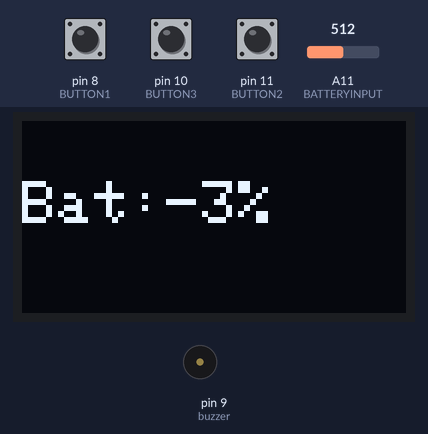
A sketch run on a simulated Arduino Mega 2560, built with avr-gcc and run on an emulated ATmega2560. On the bench: 128×64 one-colour display, buzzer (waves = sounding). The inputs (shaded band) are chosen by the test bench; at power-on: pin 11 (BUTTON2) HIGH, pin 8 (BUTTON1) HIGH, A11 (BATTERYINPUT) = 512, pin 10 (BUTTON3) HIGH. Sleep ends after the set time or at an interrupt.

Above: at 1.2 s.
1.3 s: pin 11 (BUTTON2) pulled LOW for 0.15 s
At 2.8 s:
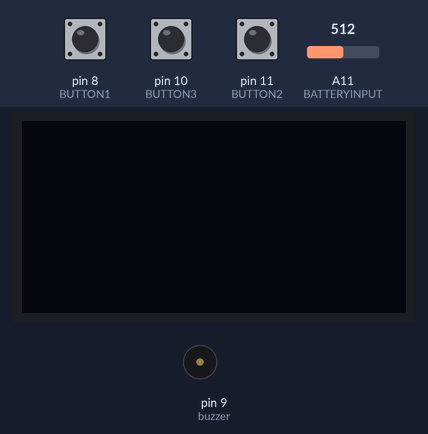
3.4 s: pin 8 (BUTTON1) pulled LOW for 3.2 s
At 6.2 s:
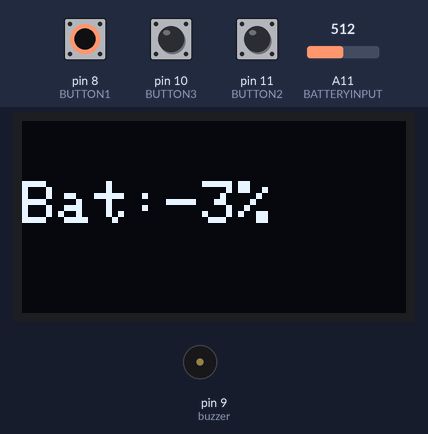
8.1 s: A11 (BATTERYINPUT) set to 716
At 8.9 s:
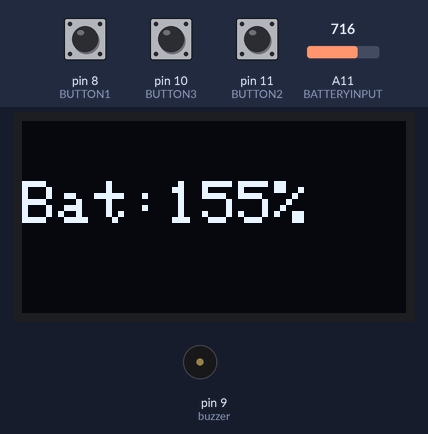
9.7 s: pin 11 (BUTTON2) pulled LOW for 1 s
At 10.5 s:
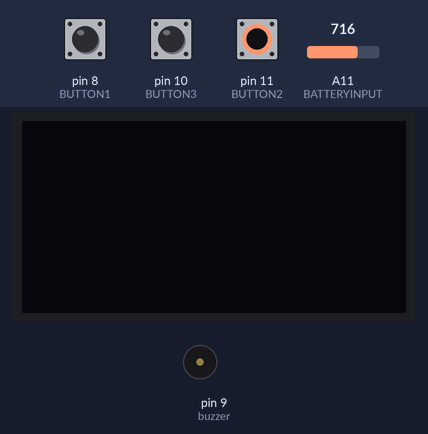
12.2 s: pin 8 (BUTTON1) pulled LOW for 0.15 s
At 12.37 s:
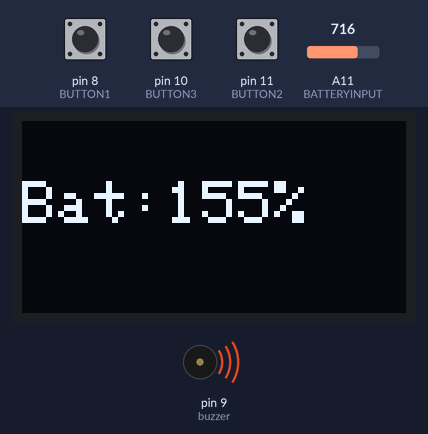
13.9 s: A11 (BATTERYINPUT) set to 900
At 15.1 s:
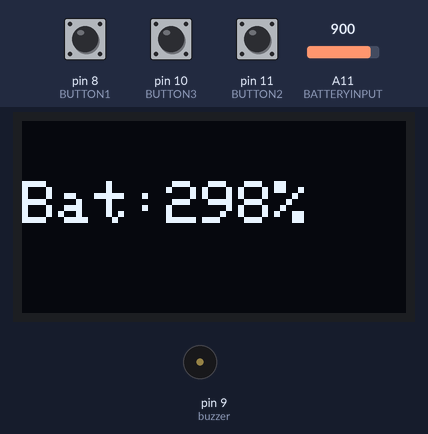
Timing chart, 0 to 16.4 s (numbered marks = the images above; inputs shaded):
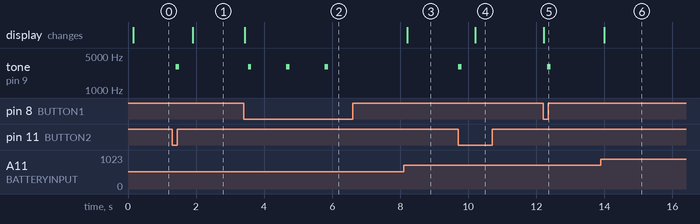

Measured:
- after the input at 1.3 s, tone on pin 9 (buzzer): silent → 3000 Hz after 0.10 s, → silent 0.10 s later; the display: changes after 0.60 s (image 1)
- after the input at 3.4 s, tone on pin 9 (buzzer): alternates 3000 Hz for 0.10 s and silent for 1.0 s, 6 changes in all, then stays silent, starting after 0.13 s; the display: changes at once (image 2)
- after the input at 8.1 s, the display: changes after 0.11 s (image 3)
- after the input at 9.7 s, tone on pin 9 (buzzer): silent → 3000 Hz at once, → silent 0.10 s later; the display: changes after 0.51 s (image 4)
- after the input at 12.2 s, tone on pin 9 (buzzer): silent → 3000 Hz after 0.13 s, → silent 0.10 s later; the display: changes at once (image 5)
- after the input at 13.9 s, the display: changes after 0.09 s (image 6)

The sketch:

ButtonInterrupt_BLE.ino
```cpp
#include "PinChangeInterrupt.h"
//#include "Adafruit_BLE.h"   // uncommenting will cause error

#include <Adafruit_GFX.h>
#include <Adafruit_SSD1306.h>
#include <avr/sleep.h>
#include <Wire.h>
#include <MPU6050.h>
// Uncomment this block to use hardware SPI
#define OLED_DC     A3
#define OLED_CS     A5
#define OLED_RESET  A4

#define INT6_PIN 7
#define BUTTON1 8
#define BUTTON2 11
#define BUTTON3 10
#define buzzer 9

#define R1 10000
#define R2 10000
#define VOLTAGEDIV 0.5
#define BATTERYENERGY 4
#define BATTERYINPUT A11

Adafruit_SSD1306 display(OLED_DC, OLED_RESET, OLED_CS);
MPU6050 mpu;

float batteryLevel=0;
float usbbatteryLevel=0;

int interruptCount=0;
int count=0;
void interruptFunction() {
 interruptCount++;
 display.ssd1306_command(SSD1306_DISPLAYON);
}


void setup() {
 display.begin(SSD1306_SWITCHCAPVCC);
 pinMode(BUTTON1, INPUT_PULLUP);  // left up
 pinMode(BUTTON2, INPUT_PULLUP);  // right up
 pinMode(BUTTON3, INPUT_PULLUP);  // right down

 mpu.begin(MPU6050_SCALE_2000DPS, MPU6050_RANGE_2G);
 mpu.setSleepEnabled(true);

 display.setTextSize(2);
 display.setTextColor(WHITE);
}


void loop() {
 display.clearDisplay();
 showBattery();

  // BUTTON1 pressed
  if (digitalRead(BUTTON1) == 0){
    tone(buzzer,3000,100);
    delay(1000);
  }
  // BUTTON2 pressed
  if (digitalRead(BUTTON2) == 0 ){
    tone(buzzer,3000,100);
    delay(500);
    sleepNow();
  }
  // BUTTON3 pressed
  if (digitalRead(BUTTON3) == 0 ){
    tone(buzzer,3000,100);
  }

 display.display();
}


void showBattery(){
 digitalWrite(BATTERYENERGY, HIGH);
 delay(50);
 float voltage = analogRead(BATTERYINPUT);
 voltage = (voltage / 1024) * 3.35;
 voltage = voltage / VOLTAGEDIV;
 delay(50);
 digitalWrite(BATTERYENERGY, LOW);
 batteryLevel = (voltage - 3.38) / 0.0084;
 display.setCursor(0, 20);
 display.print("Bat:");
 display.print((int) batteryLevel);
 display.print("%");
}

void sleepNow()
{
   display.ssd1306_command(SSD1306_DISPLAYOFF);
   set_sleep_mode(SLEEP_MODE_PWR_DOWN);
   sleep_enable();
   attachPinChangeInterrupt(digitalPinToPinChangeInterrupt(BUTTON1), interruptFunction, FALLING);
   sleep_mode();
   sleep_disable();
   detachPinChangeInterrupt(digitalPinToPinChangeInterrupt(BUTTON1));
}
```
